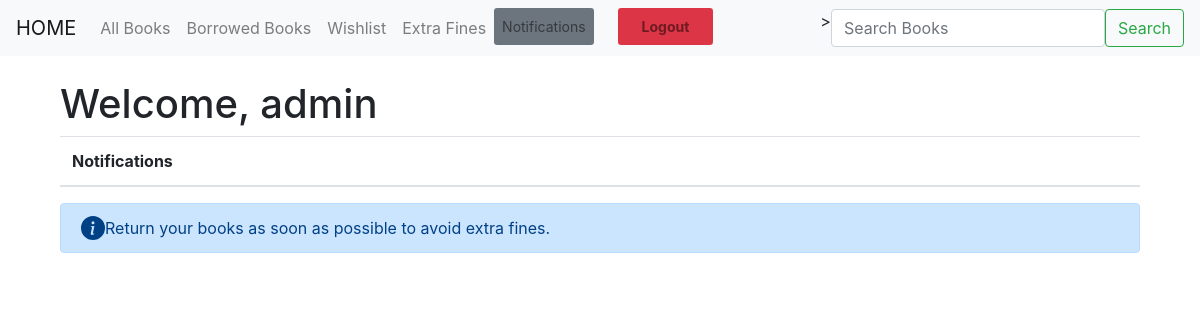
The app's page /dashboard/notifications/ (signed in), older data.
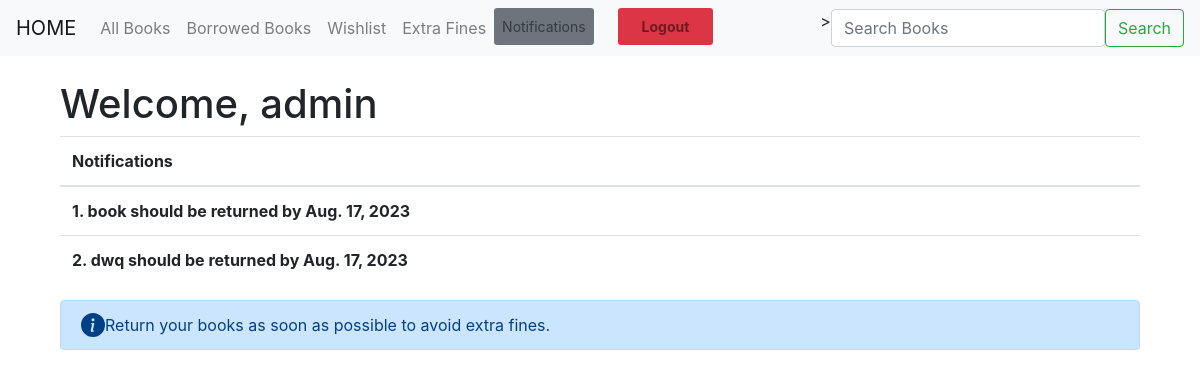
The same page, newer data.
### library_app/models.py (models this page shows, shortened)
class Book(models.Model):
    title = models.CharField(max_length=255)
    author = models.CharField(max_length=255)
    isbn = models.CharField(max_length=255, unique=True)
    publisher = models.CharField(max_length=255)
    genre = models.CharField(max_length=255)
    language = models.CharField(max_length=255)
    publication_date = models.DateField()
    number_of_copies_available = models.IntegerField()

class BorrowedBook(models.Model):
    book = models.ForeignKey(Book, on_delete=models.CASCADE)
    user = models.ForeignKey('auth.User', on_delete=models.CASCADE)
    borrowed_date = models.DateField()
    due_date = models.DateField()

### library_app/views.py (the view)
# urls.py: path('notifications/', get_notifications, name='get_notifications')
def get_notifications(request):
    user = request.user
    due_date_list = []
    borrowed_books = BorrowedBook.objects.filter(user=user)
    for book in borrowed_books:
        if book.due_date -datetime.date.today() <= datetime.timedelta(days=30):
            due_date_list.append({'title': book.book.title, 'due_date': book.due_date})
            print(due_date_list)
    return render(request, 'notifications.html', context={'due_date_list': due_date_list})

### library_app/templates/notifications.html (shortened to what this page needs)
{% extends 'base.html' %}
{% block content %}
<div class="container mt-4">
  {% if user.is_authenticated %}
    <h1>Welcome, {{ user.username }}</h1>
  <table class="table">
  <thead>
    <tr>
      <th scope="col">Notifications</th>
    </tr>
  </thead>
  <tbody>
    {% for book in due_date_list %}
    <tr>
      <th scope="row">{{ forloop.counter }}. {{ book.title }} should be returned by {{ book.due_date }}</th>
    </tr>
    {% endfor %}
  </tbody>
</table>
<div class="alert alert-primary d-flex align-items-center" role="alert">
  <svg class="bi flex-shrink-0 me-2" width="24" height="24" role="img" aria-label="Info:"><use xlink:href="#info-fill"/></svg>
  <div>
     Return your books as soon as possible to avoid extra fines.
  </div>
</div>
  {% else %}
    <h1>Welcome to the Library Management System.Please login to continue</h1>
  {% endif %}
</div>
{% endblock %}

### library_app/templates/base.html (shortened to what this page needs)
<!DOCTYPE html>
<html lang="en">
<head>
    <link rel="stylesheet" href="https://cdn.jsdelivr.net/npm/bootstrap@4.3.1/dist/css/bootstrap.min.css">
</head>
<body>
    <nav class="navbar navbar-expand-lg navbar-light bg-light">
      <a class="navbar-brand" href="/dashboard/landing">HOME</a>
      <div class="collapse navbar-collapse" id="navbarText">
        <ul class="navbar-nav mr-auto">
            {% if user.is_authenticated %}
            <li class="nav-item">
            <a class="nav-link" href="/dashboard/view_books">All Books</a>
          </li>
            <li class="nav-item">
            <a class="nav-link" href="/dashboard/view_borrowed_books">Borrowed Books</a>
            </li>
            <li class="nav-item">
            <a class="nav-link" href="/dashboard/view_wishlist">Wishlist</a>
            </li>
            <li class="nav-item">
            <a class="nav-link" href="/dashboard/extra_fines">Extra Fines</a>
            </li>
            <li class="nav-item">
            <a class="nav-link btn-sm btn-secondary" href="/dashboard/notifications">Notifications</a>
            </li>
              <li class="nav-item">
            <a class="nav-link btn-sm btn-danger px-4 mx-4 font-weight-bold" href="/dashboard/logout">Logout</a>
              </li>
            {% endif %}
        </ul>
        <form class="d-flex" method="GET" action="{% url 'view_books_search' search_term='b' %}">>
              <input class="form-control me-2" type="search" placeholder="Search Books" aria-label="Search">
              <button class="btn btn-outline-success" type="submit">Search</button>
        </form>
      </div>
    </nav>
    <div class="container">
        {% block content %}
        {% endblock %}
    </div>
</body>
</html>

Row changes from the older to the newer data that the page shows:
now on this page (row unchanged): Book: title "book"
added BorrowedBook: due_date "Aug. 17, 2023"
now on this page (row unchanged): Book: title "dwq"
added BorrowedBook: due_date "Aug. 17, 2023"
Text that changed along with them:
new list line: "1 . should be returned by"
new list line: "2 . should be returned by"
